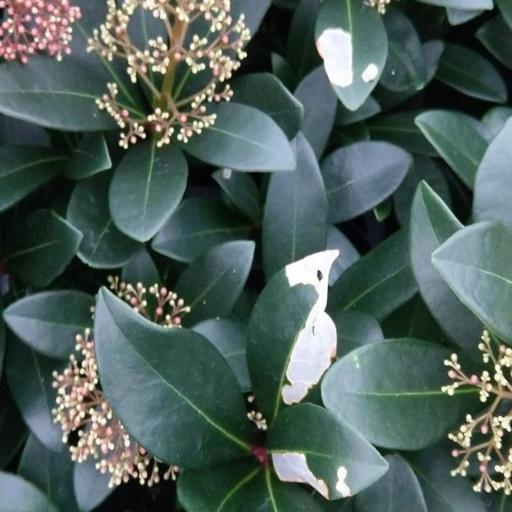
#> input picture data/images/Image_100.jpg, 512 x 512 px; its folder holds 3 pictures in this run
$ python defects_analysis.py
#> lines starting #> are read from the running program, lines starting #| are printed output that depends on the picture; pictures that were not available may be replaced by others from this repository, and a replacement may not be noted
# %%
import matplotlib.pyplot as plt
import os
import random
from PIL import Image
import numpy as np
import cv2

# %%
data_folder_path = os.path.join(os.getcwd()[:-9], 'data')
data_folder_path

# %%
images_path = os.path.join(data_folder_path, 'images')
masks_path = os.path.join(data_folder_path, 'masks')

# %%
random_image = random.choice(os.listdir(images_path))
random_image

image_path = os.path.join(images_path, random_image)
mask_path = os.path.join(masks_path, random_image[:-4] + '-mask.png')

image = Image.open(image_path)
#> image is the input picture: PIL image 512x512 RGB; mean R, G, B 78.5, 95.9, 90.9
mask = Image.open(mask_path)
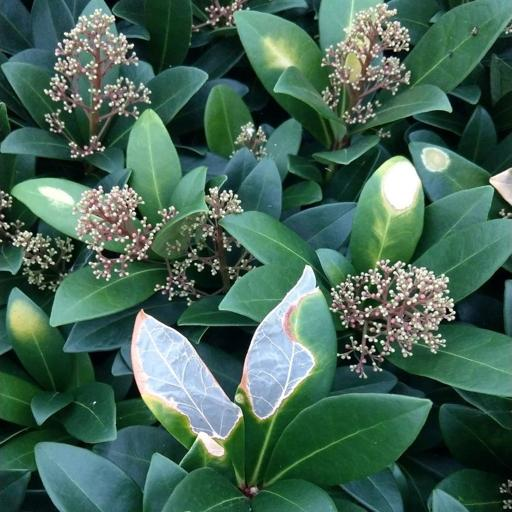
#> input picture data/images/Image_1.jpg, 512 x 512 px, given in place of Image_100-mask.png, which was not available
#> mask is the input picture: PIL image 512x512 RGB; mean R, G, B 69.2, 102.7, 86.5

fig, (ax1, ax2) = plt.subplots(nrows=1, ncols=2)
ax1.imshow(image)
ax2.imshow(mask)

ax1.axis('off')
ax2.axis('off')

fig.show()
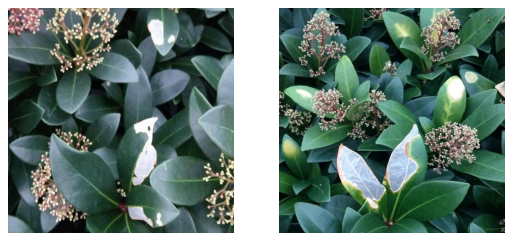
#> figure drawn by matplotlib, 2 panels

# %%
mask = np.asarray(mask)
image = np.asarray(image)

np.unique(mask.reshape(-1, 3))

# %%
crop_image = np.where(mask == 255, image, 0)
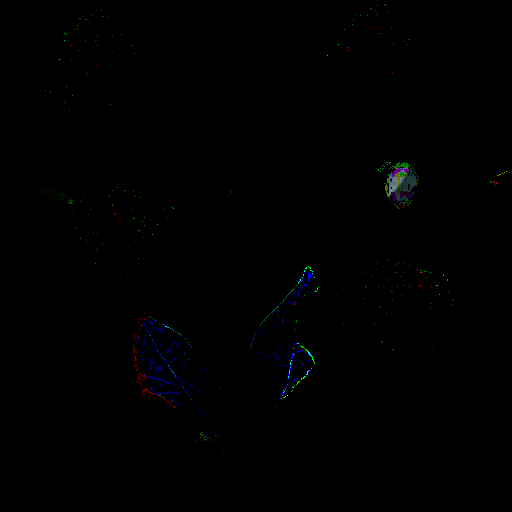
#> crop_image: shape (512, 512, 3); mean R, G, B 0.3, 0.5, 0.6
crop_image.shape

plt.imshow(crop_image)

# %%
plt.imshow(np.where((mask>0) & (mask<255), image, 0))

# %%
images = os.listdir(images_path)
#> (the run stopped early here; a loop or call above may not have finished)
